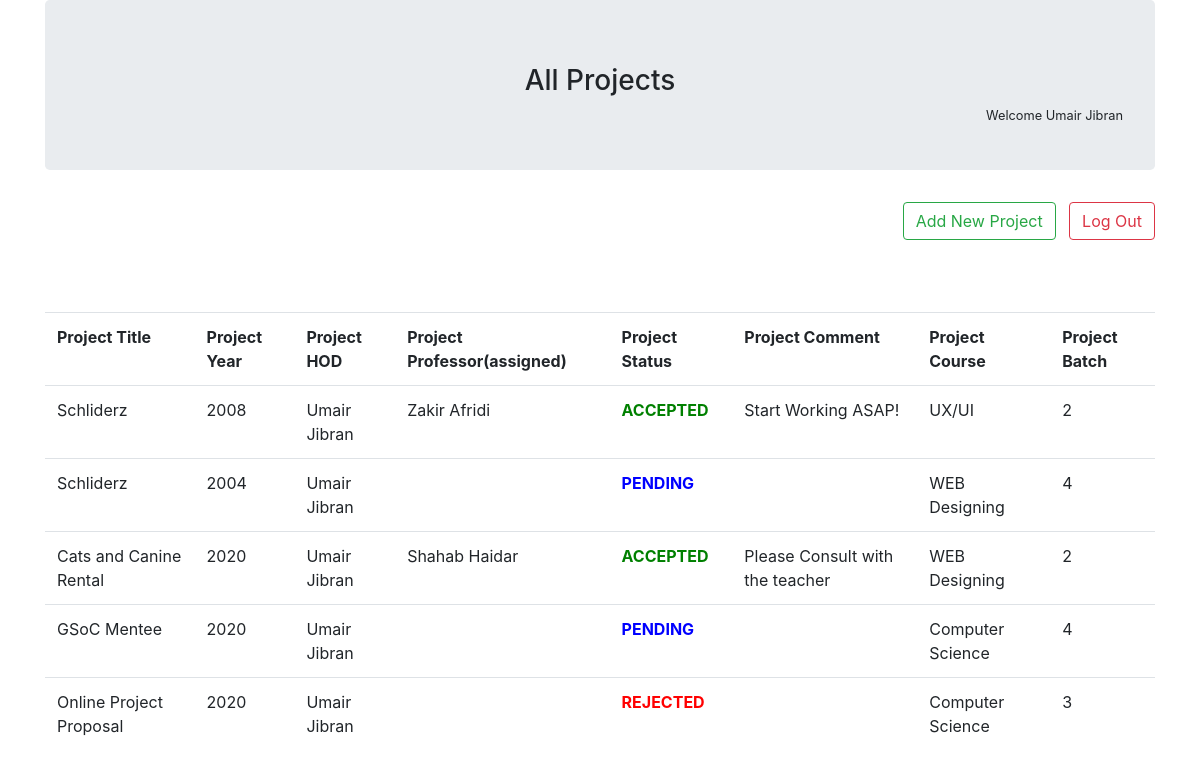
/student/all.php (signed in), run on the app's committed database.
### tables this page shows
CREATE TABLE `student_record` (
  `student_ID` int(11) NOT NULL,
  `student_EMAIL` varchar(50) NOT NULL,
  `student_FIRST_NAME` varchar(50) NOT NULL,
  `student_LAST_NAME` varchar(50) NOT NULL,
  `student_PASSWORD` varchar(50) NOT NULL,
  `status` tinyint(1) NOT NULL DEFAULT 0
);

CREATE TABLE `project_record` (
  `project_ID` int(11) NOT NULL,
  `student_ID` int(11) NOT NULL,
  `hod_ID` int(11) NOT NULL,
  `project_TITLE` varchar(50) NOT NULL,
  `project_YEAR` int(11) NOT NULL,
  `project_PROFESSOR` varchar(50) DEFAULT NULL,
  `project_BATCH` int(11) NOT NULL,
  `project_COURSE` varchar(50) NOT NULL,
  `project_COMMENT` varchar(500) DEFAULT NULL,
  `project_STATUS` tinyint(1) NOT NULL DEFAULT 0,
  `project_file` varchar(100) NOT NULL
);

CREATE TABLE `hod_record` (
  `hod_ID` int(11) NOT NULL,
  `hod_FIRST_NAME` varchar(50) NOT NULL,
  `hod_LAST_NAME` varchar(50) NOT NULL,
  `hod_EMAIL` varchar(50) NOT NULL,
  `hod_DEPT` varchar(30) NOT NULL,
  `hod_PASSWORD` varchar(50) NOT NULL
);

### student/all.php (the view, shortened to what this page needs)
<?php
    require_once('../server/connection.php');
    $stID = $_SESSION['id'];
    $sql = "SELECT `student_FIRST_NAME` , `student_LAST_NAME` FROM `student_record` WHERE `student_ID` = '${stID}'";
    $result = $conn->query($sql);
    $data = $result->fetch_assoc();
    $studentName = $data['student_FIRST_NAME'] . " " . $data['student_LAST_NAME'] ;
?>
<!DOCTYPE html>
<html lang="en">
<head>
    <link rel="stylesheet" href="../css/bootstrap.css">
    <link rel="stylesheet" href="style.css">
</head>
<body>
    <div class="container container-fluid">
        <div class="jumbotron">
            <h3 class='center'>All Projects</h3>
            <small class="right"><?php echo "Welcome " . $studentName ?></small>
        </div>
        <nav class="right">
            <form action="#" method="post">
                <input type="submit" value="Add New Project" class="btn btn-outline-success" name="add">
                <input type="submit" value="Log Out" class="btn btn-outline-danger" name="logout">
            </form><br><br><br>
        </nav>
        <table class="table">
            <tr>
                <th>Project Title</th>
                <th>Project Year</th>
                <th>Project HOD</th>
                <th>Project Professor(assigned)</th>
                <th>Project Status</th>
                <th>Project Comment</th>
                <th>Project Course</th>
                <th>Project Batch</th>
            </tr>
            <?php
                $sql = "SELECT * FROM `project_record`";
                $result = $conn->query($sql);
                $rows = $result->num_rows;
                if($rows >= 1){
                    while($data = $result->fetch_assoc()){
                        $title = $data['project_TITLE'];
                        $year = $data['project_YEAR'];
                        $hodID = $data['hod_ID'];
                        $professor = $data['project_PROFESSOR'];
                        $status = $data['project_STATUS'];
                        $comment = $data['project_COMMENT'];
                        $course = $data['project_COURSE'];
                        $batch = $data['project_BATCH'];
                        echo"
                        <tr>
                            <td>${title}</td>
                            <td>${year}</td>
                        ";
                        $sql1 = "SELECT `hod_FIRST_NAME` , `hod_LAST_NAME` FROM `hod_record` WHERE `hod_ID` = '${hodID}'";
                        $result1 = $conn->query($sql1);
                        $data1 = $result1->fetch_assoc();
                        $hodNAME = $data1['hod_FIRST_NAME'] . ' ' . $data1['hod_LAST_NAME'];
                        echo"
                            <td>${hodNAME}</td>
                            <td>${professor}</td>
                        ";
                        if($status == 0){
                            echo "<td><font color='blue'><strong>PENDING</strong></font></td>";
                        }elseif($status == 1){
                            echo "<td><font color='green'><strong>ACCEPTED</strong></font></td>";
                        }else{
                            echo "<td><font color='red'><strong>REJECTED</strong></font></td>";
                        }
                        echo"
                            <td>${comment}</td>
                            <td>${course}</td>
                            <td>${batch}</td>
                        </tr>
                        ";
                    }
                }else{
                    echo '<br><br><br><br><div class="alert alert-danger center" role="alert" >You Have No Project</div>';
                }
            ?>
        </table>
    </div>
</body>
</html>

### student/style.css (style rules this page uses)
.center { text-align: center; }
.right { float: right; }

### data on the page
student_record: studentName "Umair Jibran"
project_record: project_TITLE "Schliderz", project_YEAR "2008", hod_ID.hod_LAST_NAME "Umair Jibran", project_PROFESSOR "Zakir Afridi", project_STATUS "ACCEPTED", project_COMMENT "Start Working ASAP!", project_COURSE "UX/UI", project_BATCH "2"
project_record: project_TITLE "Schliderz", project_YEAR "2004", hod_ID.hod_LAST_NAME "Umair Jibran", project_STATUS "PENDING", project_COURSE "WEB Designing", project_BATCH "4"
project_record: project_TITLE "Cats and Canine Rental", project_YEAR "2020", hod_ID.hod_LAST_NAME "Umair Jibran", project_PROFESSOR "Shahab Haidar", project_STATUS "ACCEPTED", project_COMMENT "Please Consult with the teacher", project_COURSE "WEB Designing", project_BATCH "2"
project_record: project_TITLE "GSoC Mentee", project_YEAR "2020", hod_ID.hod_LAST_NAME "Umair Jibran", project_STATUS "PENDING", project_COURSE "Computer Science", project_BATCH "4"
project_record: project_TITLE "Online Project Proposal", project_YEAR "2020", hod_ID.hod_LAST_NAME "Umair Jibran", project_STATUS "REJECTED", project_COURSE "Computer Science", project_BATCH "3"
